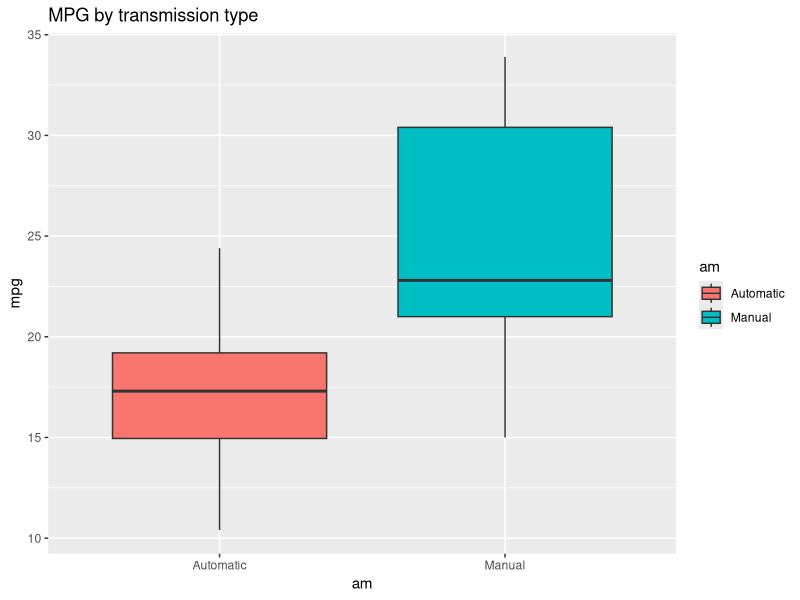
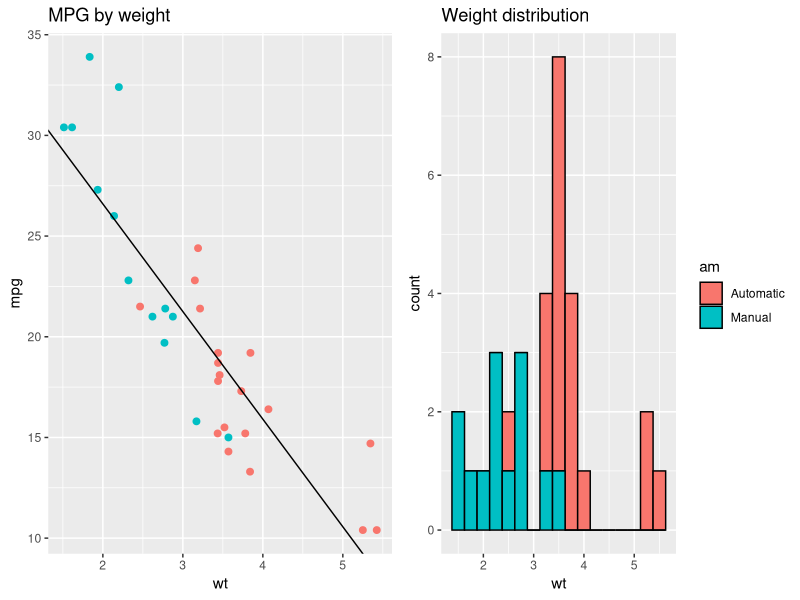
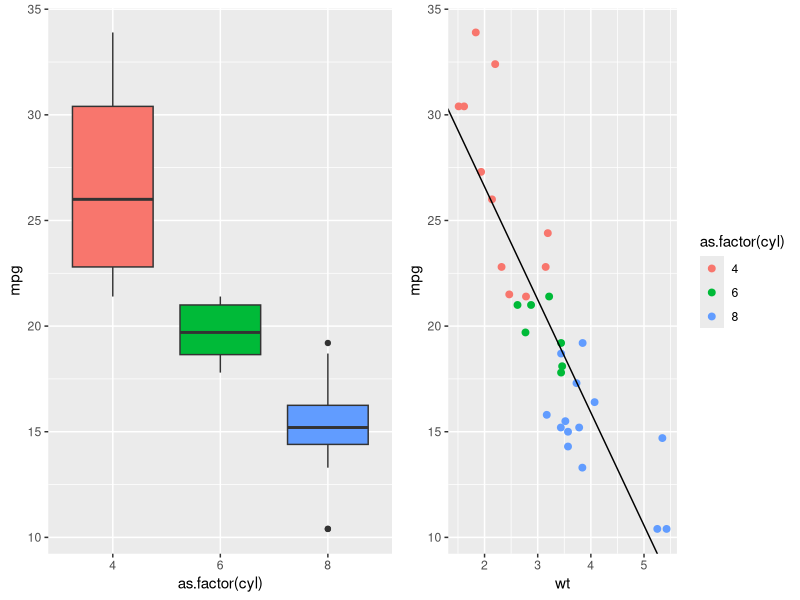
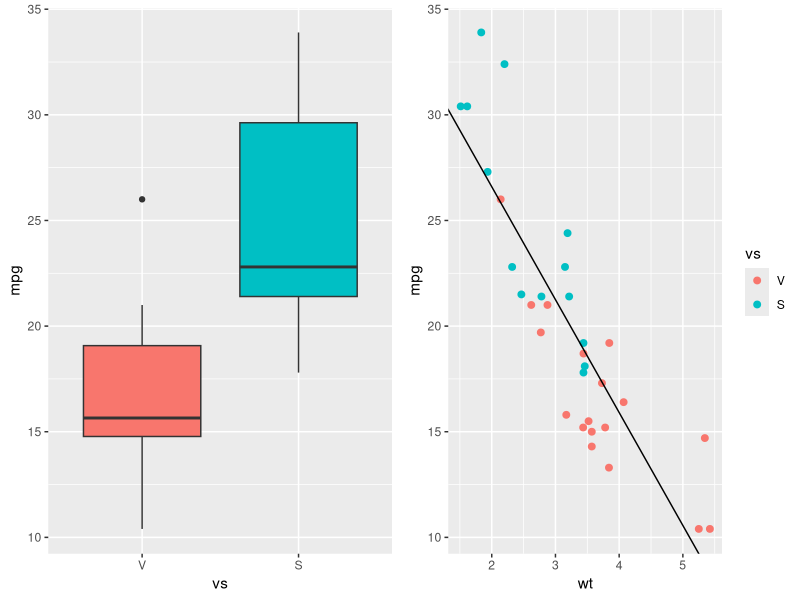
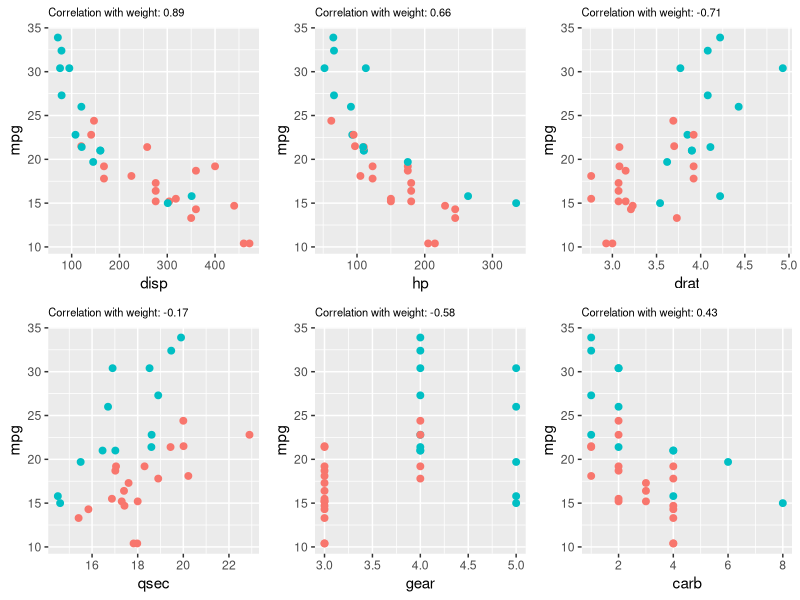
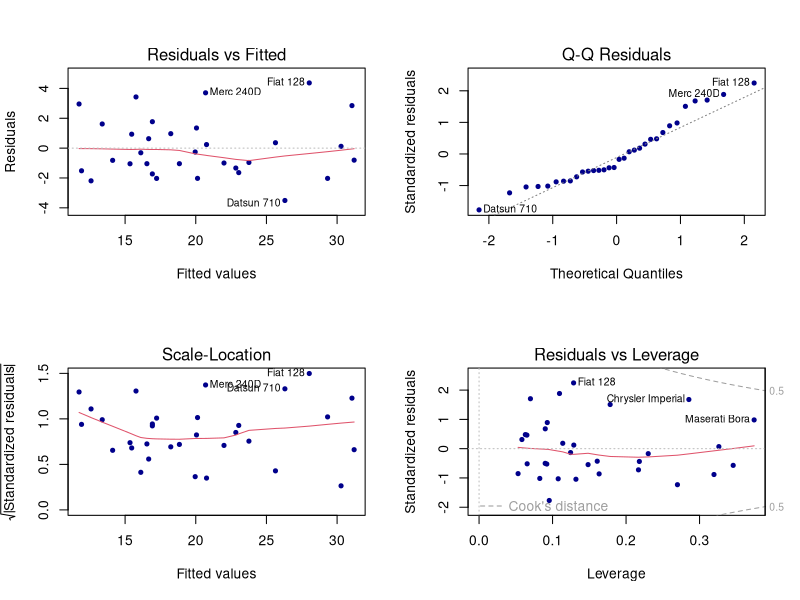

Here is the R script that generated these plots, in order:
## ---- chunk 1
data("mtcars")

mtcars$am <- as.factor(mtcars$am)
levels(mtcars$am)<-c("Automatic","Manual")
# motor type as factor 
mtcars$vs <- as.factor(mtcars$vs)
levels(mtcars$vs)<-c("V","S")
## ---- chunk 2
library(ggplot2)
library(GGally)
library(dplyr)

ggplot(data=mtcars, aes(x=am, y=mpg, fill=am))+geom_boxplot()+ggtitle("MPG by transmission type")
## ---- chunk 3
library(gridExtra)
fit_wt<-lm(mpg~wt, mtcars)

g1 <- ggplot(data=mtcars,aes(x=wt, y=mpg, color=am))+geom_point(size=2)+ 
    geom_abline(intercept=summary(fit_wt)$coef[1,1], slope=summary(fit_wt)$coef[2,1], lwd=0.5)+
    ggtitle("MPG by weight")+theme(legend.position="none")

g2<-ggplot(data=mtcars, aes(x=wt, fill=am))+geom_histogram(col=1, binwidth=0.25)+ggtitle("Weight distribution")

grid.arrange(g1, g2, ncol=2)
## ---- chunk 4
g1<-ggplot(data=mtcars,aes(x=wt, y=mpg, color=as.factor(cyl)))+geom_point(size=2)+ 
    geom_abline(intercept=summary(fit_wt)$coef[1,1], slope=summary(fit_wt)$coef[2,1], lwd=0.5)
g2<-ggplot(data=mtcars, aes(x=as.factor(cyl), y=mpg, fill=as.factor(cyl)))+geom_boxplot()+theme(legend.position="none")

grid.arrange(g2, g1, ncol=2)
## ---- chunk 5
g3<-ggplot(data=mtcars,aes(x=wt, y=mpg, color=vs))+geom_point(size=2)+ 
    geom_abline(intercept=summary(fit_wt)$coef[1,1], slope=summary(fit_wt)$coef[2,1], lwd=0.5)
g4<-ggplot(data=mtcars, aes(x=vs, y=mpg, fill=vs))+geom_boxplot()+
    theme(legend.position="none")

grid.arrange(g4, g3, ncol=2)
## ---- chunk 6

n<-names(mtcars)
wt_cor <- sapply(n[!n=="am" & !n=="wt"], function(x) round(cor(mtcars$wt, as.numeric(mtcars[,x] )),2))

plot_theme <- theme(legend.position="none", plot.title = element_text(size=8))

# disp
g1 <- ggplot(data=mtcars,aes(x=disp, y=mpg, color=am))+ geom_point(size=2)+plot_theme+
    ggtitle(paste("Correlation with weight:", wt_cor["disp"]))
# hp
g2 <- ggplot(data=mtcars,aes(x=hp, y=mpg, color=am))+ geom_point(size=2)+plot_theme+
    ggtitle(paste("Correlation with weight:", wt_cor["hp"]))
# drat
g3 <- ggplot(data=mtcars,aes(x=drat, y=mpg, color=am))+ plot_theme + geom_point(size=2)+
    ggtitle(paste("Correlation with weight:", wt_cor["drat"]))
# qsec
g4 <- ggplot(data=mtcars,aes(x=qsec, y=mpg, color=am))+ plot_theme + geom_point(size=2)+
    ggtitle(paste("Correlation with weight:", wt_cor["qsec"]))
# gear
g5 <- ggplot(data=mtcars,aes(x=gear, y=mpg, color=am))+ plot_theme + geom_point(size=2)+
    ggtitle(paste("Correlation with weight:", wt_cor["gear"]))
# carb
g6 <- ggplot(data=mtcars,aes(x=carb, y=mpg, color=am))+ plot_theme + geom_point(size=2)+
    ggtitle(paste("Correlation with weight:", wt_cor["carb"]))

grid.arrange(g1, g2, g3, g4, g5, g6, ncol=3)
## ---- chunk 7
library(knitr)
fit_am <- lm(mpg~am, mtcars)
fit_wt<-lm(mpg~wt, mtcars)
#kable(summary(fit_wt)$coef)

fit_wt_am <- lm(mpg~wt*am, mtcars)
## ---- chunk 8
#kable(summary(fit_wt_am)$coef)

fit_wt_am_qsec <- lm(mpg~wt*am+qsec, mtcars)
fit_wt_am_all <- lm(mpg~wt*am+., mtcars)

a<-anova(fit_wt, fit_wt_am, fit_wt_am_qsec, fit_wt_am_all)
## ---- chunk 9
kable(summary(fit_wt_am_qsec)$coef)
## ---- chunk 10

qs <- mean(mtcars$qsec)
w  <- summary(mtcars$wt)

coefs <- summary(fit_wt_am_qsec)$coef

a <- coefs[1]+coefs[2]*w+qs*coefs[4]
m <- coefs[1]+coefs[2]*w+coefs[3]+qs*coefs[4]+w*coefs[5]

## ---- chunk 11
par(mfrow=c(2,2))
plot(fit_wt_am_qsec, pch=20, col="darkblue")
